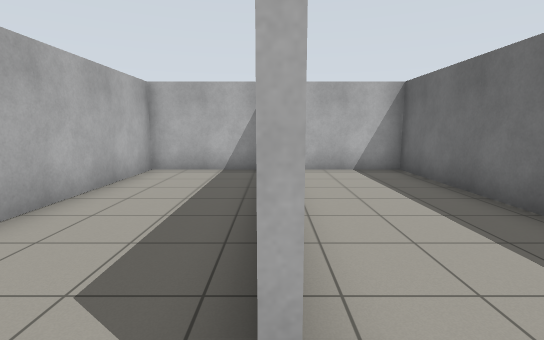
[1] (above)

13 first-person views from a walk through a robot-simulator world made for Gazebo. The camera is 1.2 m above the floor, tilts 8° down and sees 85° across. The floor is counted in squares, 1 m on a side. Each view is taken from the middle of a square. On the plan, view 1 faces up. The plan holds only what a view shows up to about 13 squares ahead; the rest is blank.

[2]
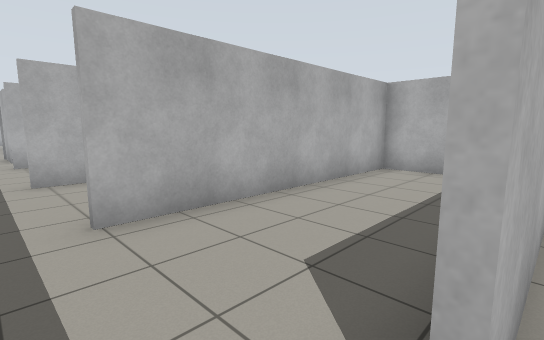

[3]
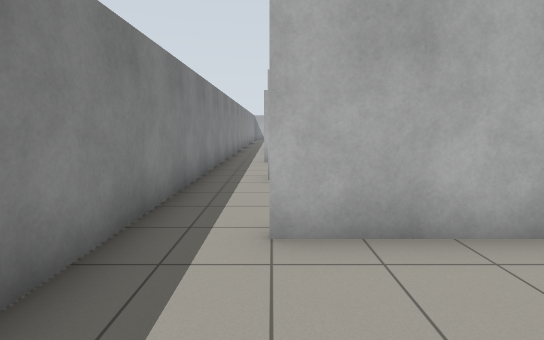

[4]
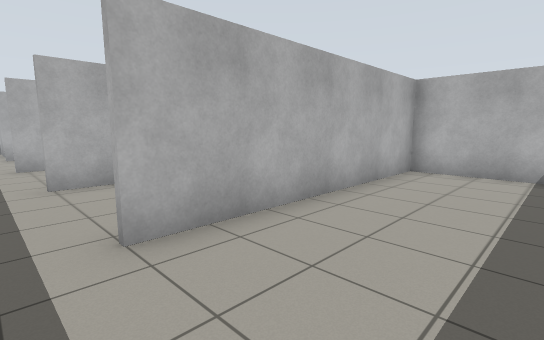

[5]
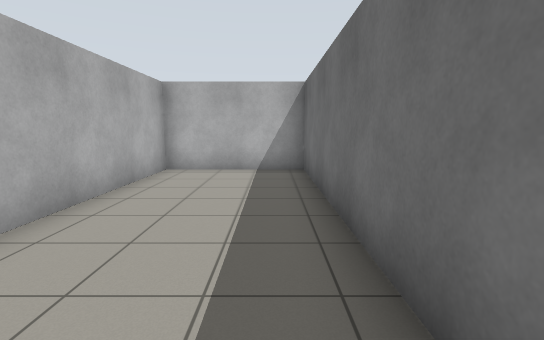

[6]
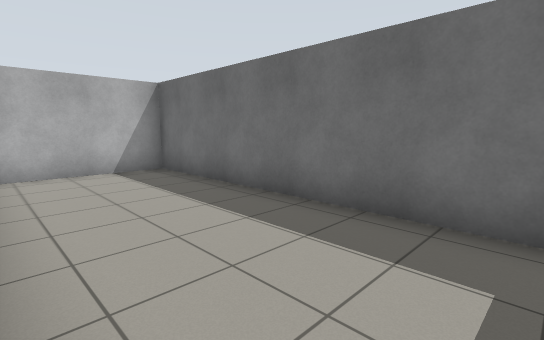

[7]
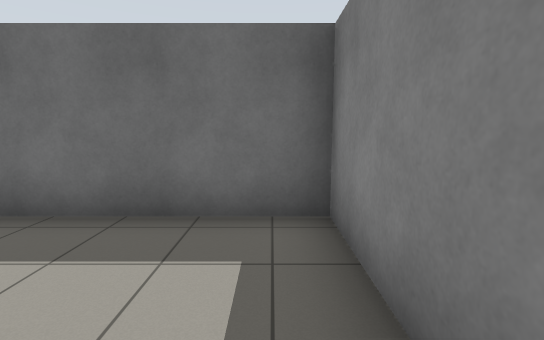

[8]
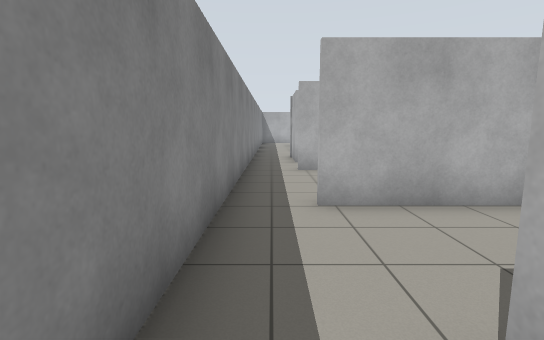

[9]
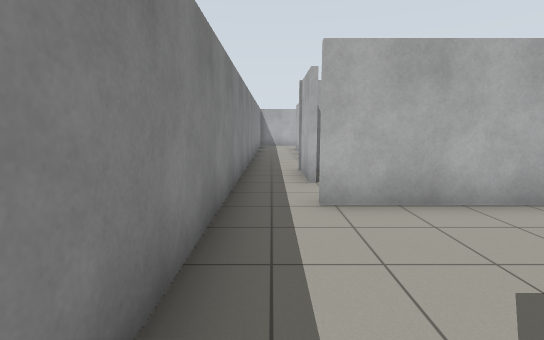

[10]
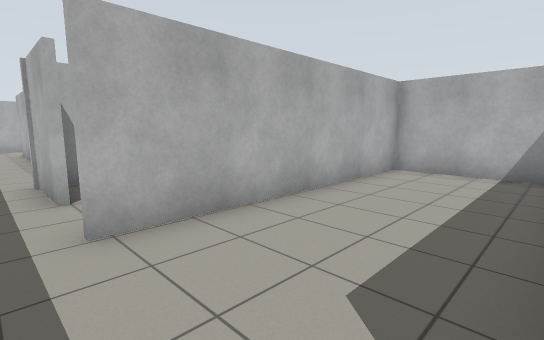

[11]
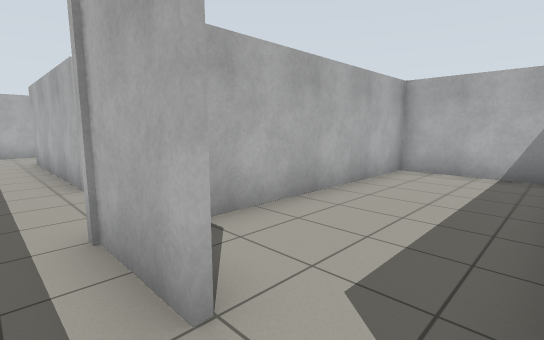

[12]
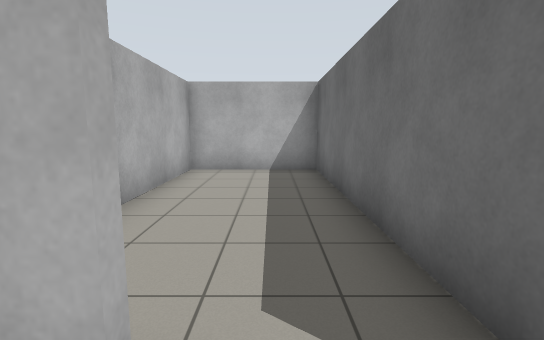

[13]
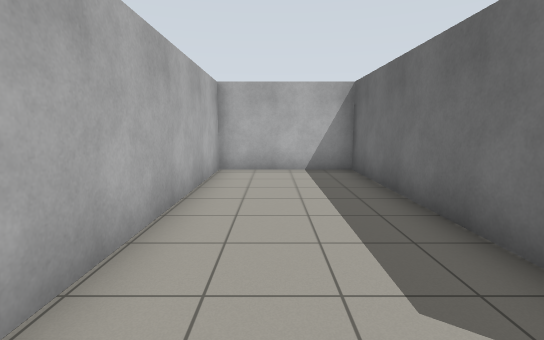

### Floor plan
Points are (right, up) in squares from view 1. A wall is a line through its corners. A room is listed if a view was taken in it or the views show most of it. See-through windows are left out.
Room 1 (views 1, 9)
walls: (-3.5, 8.6) (-3.5, 0.6); (0, 8.6) (-4, 8.6); (-3.6, -0.8) (0.4, -0.8)
ways out: opening at (0, 0) to room 2; opening at (-4, 0) to room 4
Room 2 (views 2, 6, 7, 8)
walls: (3.7, 3.9) (3.7, 8.6); (0.1, 8.6) (0.1, 0.9); (3.9, 8.6) (0, 8.6); (0.4, -0.8) (4.4, -0.8)
ways out: opening at (0, 0) to room 1; opening at (4, 0) to room 3
Room 3 (views 3, 4, 5)
walls: (4.4, -0.8) (7.9, -0.8) (7.9, 8.6) (3.9, 8.6) (3.9, 0.9)
ways out: opening at (4, 0) to room 2
Room 4 (views 10, 13)
walls: (-3.7, 2.4) (-3.7, 8.6); (-7.5, 8.6) (-7.5, 0.7); (-4, 8.6) (-7.9, 8.6); (-7.6, -0.8) (-3.6, -0.8)
ways out: opening at (-4, 0) to room 1; opening at (-8, 0) to room 5
Room 5 (views 11, 12)
walls: (-7.9, 8.6) (-11.4, 8.6) (-11.4, 1.2); (-7.7, 1.2) (-7.7, 8.6); (-9.6, -0.8) (-7.6, -0.8)
ways out: opening at (-8, 0) to room 4; opening at (-10, 0)

Positions as (right, up) in squares from view 1, and headings:
1: (0, 0), facing up
2: (4, 0), facing up-left
3: (7, 1), facing left
4: (7, 0), facing up-left
5: (7, 0), facing up
6: (4, 0), facing up-right
7: (4, 0), facing right
8: (1, 0), facing left
9: (-3, 0), facing left
10: (-4, 0), facing up-left
11: (-8, 0), facing up-left
12: (-9, 0), facing up
13: (-6, 0), facing up
